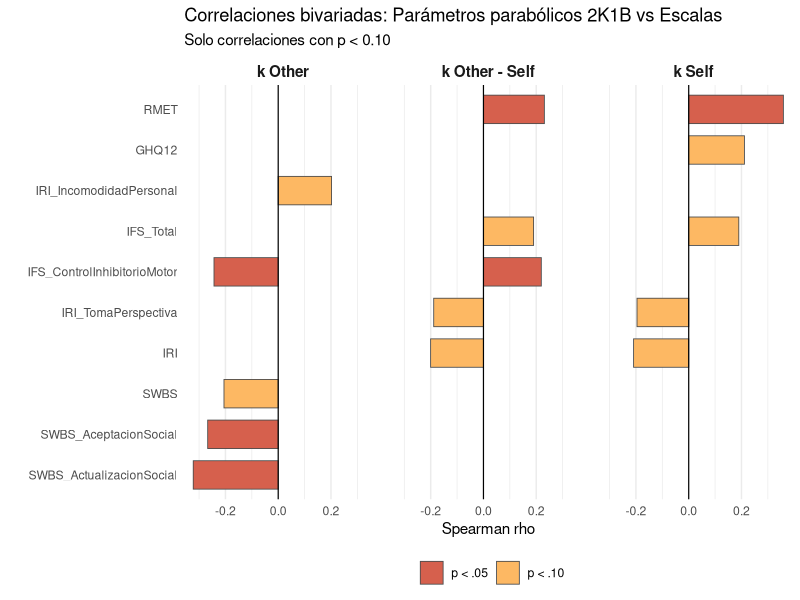
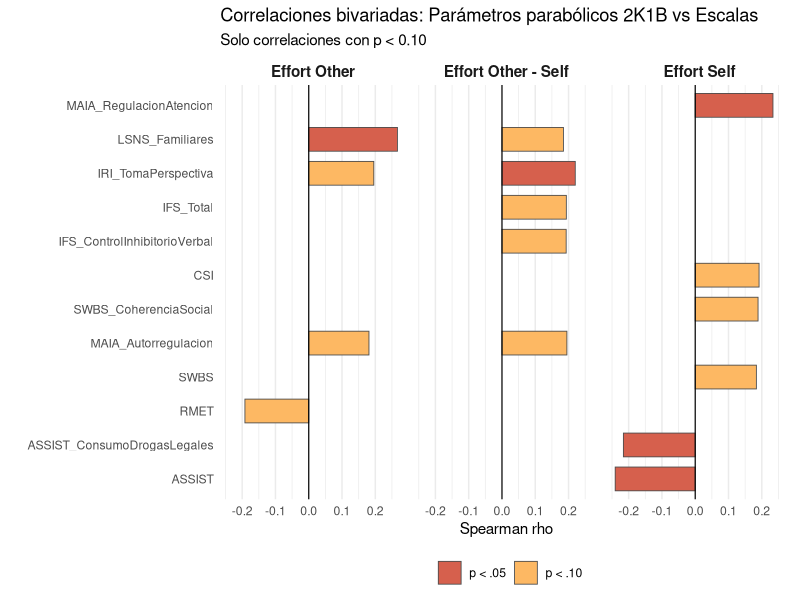

These figures' R source, in order: (Note: this script raises an error after producing the figures.)


## Correlaciones entre parámetros del modelo parabólico 2K1B y escalas psicológicas/clínicas

# Librerías

library(tidyverse)
library(Hmisc)

# Cargar datos
df <- read.csv("dataset_full.csv", stringsAsFactors = FALSE)

# Filtrar por grupo
# df = subset(df, grupo!="0")

# Variables dependientes (modelo parabólico) 
vd_names <- c("p_2k1b_k_self", "p_2k1b_k_other", "p_2k1b_diff_k")
vd_labels <- c(p_2k1b_k_self = "k Self", p_2k1b_k_other = "k Other", p_2k1b_diff_k = "k Other - Self")


# Escalas (totales y subdimensiones)
# Excluidas: 
# AIM_DIRt (categorica), 
# ASSIST_Total_DIRd (duplicado de ASSIST_DIRt)
# PSQQ y subdimensiones
# AIM y subdimensiones
escalas <- c(
  # Totales
  "CSI_DIRt", "GHQ12_DIRt", "IRI_DIRt", "LSNS_DIRt", "MAIA_DIRt",
  "PSQQ_DIRt", "PSS_DIRt", "RMET_DIRt", "SASS_DIRt", "SWBS_DIRt",
  "UCLA_DIRt", "WAST_DIRt", "ASSIST_DIRt",
  # DASS21
  "DASS21_depresion_DIRd", "DASS21_ansiedad_DIRd", "DASS21_estres_DIRd",
  # IFS (total + 8 subdimensiones)
  "IFS_Total_DIRd",
  "IFS_SeriesMotoras_DIRd", "IFS_InstruccionesConflictivas_DIRd",
  "IFS_ControlInhibitorioMotor_DIRd", "IFS_RepeticionDigitosAtras_DIRd",
  "IFS_MesesAtras_DIRd", "IFS_MemoriaTrabajoVisual_DIRd",
  "IFS_Refranes_DIRd", "IFS_ControlInhibitorioVerbal_DIRd",
  # IRI (4 subdimensiones)
  "IRI_TomaPerspectiva_DIRd", "IRI_Fantasia_DIRd",
  "IRI_PreocupacionEmpatica_DIRd", "IRI_IncomodidadPersonal_DIRd",
  # LSNS
  "LSNS_Familiares_DIRd", "LSNS_Amistados_DIRd",
  # MAIA (8 subdimensiones)
  "MAIA_Percibir_DIRd", "MAIA_AusenciaDistraccion_DIRd",
  "MAIA_AusenciaPreocupacion_DIRd", "MAIA_RegulacionAtencion_DIRd",
  "MAIA_ConcienciaEmocional_DIRd", "MAIA_Autorregulacion_DIRd",
  "MAIA_EscuchaCuerpo_DIRd", "MAIA_Confianza_DIRd",
  # SWBS (5 subdimensiones)
  "SWBS_IntegracionSocial_DIRd", "SWBS_AceptacionSocial_DIRd",
  "SWBS_ContribucionSocial_DIRd", "SWBS_ActualizacionSocial_DIRd",
  "SWBS_CoherenciaSocial_DIRd",
  # ASSIST (subdimensiones; el total ya esta como ASSIST_DIRt)
  "ASSIST_ConsumoDrogasLegales_DIRd", "ASSIST_ConsumoDrogasIlegales_DIRd"
)

# Preparar datos
df_analisis <- df %>%
  select(all_of(c(vd_names, escalas))) %>%
  mutate(across(everything(), as.numeric))

cat("N por columna:", nrow(df_analisis) - colSums(is.na(df_analisis)), "\n")


# Correlaciones de Spearman
corr <- rcorr(as.matrix(df_analisis), type = "spearman")

corr_df <- expand.grid(VD = vd_names, Escala = escalas, stringsAsFactors = FALSE) %>%
  rowwise() %>%
  mutate(
    rho = corr$r[VD, Escala],
    p_value = corr$P[VD, Escala],
    sig = case_when(
      p_value < 0.001 ~ "***",
      p_value < 0.01  ~ "**",
      p_value < 0.05  ~ "*",
      p_value < 0.10  ~ ".",
      TRUE ~ ""
    )
  ) %>%
  ungroup()


# Imprimir significativas p < 0.10
cat("\n--- Correlaciones significativas (p < 0.05) ---\n")
corr_df %>% filter(p_value < 0.05) %>% 
  arrange(VD, p_value) %>% 
  print(n = 50)

cat("\n--- Tendencias (p < 0.10) ---\n")
corr_df %>% filter(p_value >= 0.05, p_value < 0.10) %>% 
  arrange(VD, p_value) %>% 
  print(n = 50)


# Gráfico: Barplot de rho por VD (solo significativas y tendencias)
plot_df <- corr_df %>%
  filter(!is.na(p_value), p_value < 0.10) %>%
  mutate(
    Escala_label = gsub("_DIRt|_DIRd", "", Escala),
    VD_label = vd_labels[VD],
    sig_color = case_when(
      p_value < 0.05 ~ "p < .05",
      p_value < 0.10 ~ "p < .10"
    )
  )

if (nrow(plot_df) == 0) {
  cat("\n-> No hay correlaciones con p < 0.10; no se genera grafico.\n")
} else {
  p <- ggplot(plot_df, aes(x = reorder(Escala_label, rho),
                           y = rho, fill = sig_color)) +
    geom_col(width = 0.7, color = "gray30", linewidth = 0.3) +
    geom_hline(yintercept = 0, linewidth = 0.4) +
    coord_flip() +
    facet_wrap(~VD_label, ncol = 3) +
    scale_fill_manual(values = c("p < .05" = "#D6604D",
                                 "p < .10" = "#FDB863")) +
    labs(x = "", y = "Spearman rho", fill = "",
         title = "Correlaciones bivariadas: Parámetros parabólicos 2K1B vs Escalas",
         subtitle = "Solo correlaciones con p < 0.10") +
    theme_minimal(base_size = 11) +
    theme(
      strip.text = element_text(face = "bold", size = 11),
      legend.position = "bottom",
      panel.grid.major.y = element_blank()
    )

  ggsave("correlaciones_bivariadas_barplot.png", p, width = 14, height = 7, dpi = 150)
  cat("\n-> Guardado: correlaciones_bivariadas_barplot.png\n")
}









































## Correlaciones entre slopes de esfuerzo escalas psicológicas/clínicas


# Cargar datos
df_effort <- read.csv("dataset_full.csv", stringsAsFactors = FALSE)

# Filtrar por grupo
# df_effort = subset(df_effort, grupo!="1")

# Variables dependientes (slopes de effort)
vd_names <- c("effort_self", "effort_other", "diff_effort")
vd_labels <- c(effort_self = "Effort Self", effort_other = "Effort Other", diff_effort = "Effort Other - Self")


# Escalas (totales y subdimensiones)
# Excluidas: 
# AIM_DIRt (categorica), 
# ASSIST_Total_DIRd (duplicado de ASSIST_DIRt)
# PSQQ y subdimensiones
# AIM y subdimensiones
escalas <- c(
  # Totales
  "CSI_DIRt", "GHQ12_DIRt", "IRI_DIRt", "LSNS_DIRt", "MAIA_DIRt",
  "PSQQ_DIRt", "PSS_DIRt", "RMET_DIRt", "SASS_DIRt", "SWBS_DIRt",
  "UCLA_DIRt", "WAST_DIRt", "ASSIST_DIRt",
  # DASS21
  "DASS21_depresion_DIRd", "DASS21_ansiedad_DIRd", "DASS21_estres_DIRd",
  # IFS (total + 8 subdimensiones)
  "IFS_Total_DIRd",
  "IFS_SeriesMotoras_DIRd", "IFS_InstruccionesConflictivas_DIRd",
  "IFS_ControlInhibitorioMotor_DIRd", "IFS_RepeticionDigitosAtras_DIRd",
  "IFS_MesesAtras_DIRd", "IFS_MemoriaTrabajoVisual_DIRd",
  "IFS_Refranes_DIRd", "IFS_ControlInhibitorioVerbal_DIRd",
  # IRI (4 subdimensiones)
  "IRI_TomaPerspectiva_DIRd", "IRI_Fantasia_DIRd",
  "IRI_PreocupacionEmpatica_DIRd", "IRI_IncomodidadPersonal_DIRd",
  # LSNS
  "LSNS_Familiares_DIRd", "LSNS_Amistados_DIRd",
  # MAIA (8 subdimensiones)
  "MAIA_Percibir_DIRd", "MAIA_AusenciaDistraccion_DIRd",
  "MAIA_AusenciaPreocupacion_DIRd", "MAIA_RegulacionAtencion_DIRd",
  "MAIA_ConcienciaEmocional_DIRd", "MAIA_Autorregulacion_DIRd",
  "MAIA_EscuchaCuerpo_DIRd", "MAIA_Confianza_DIRd",
  # SWBS (5 subdimensiones)
  "SWBS_IntegracionSocial_DIRd", "SWBS_AceptacionSocial_DIRd",
  "SWBS_ContribucionSocial_DIRd", "SWBS_ActualizacionSocial_DIRd",
  "SWBS_CoherenciaSocial_DIRd",
  # ASSIST (subdimensiones; el total ya esta como ASSIST_DIRt)
  "ASSIST_ConsumoDrogasLegales_DIRd", "ASSIST_ConsumoDrogasIlegales_DIRd"
)

# Preparar datos
df_analisis <- df %>%
  select(all_of(c(vd_names, escalas))) %>%
  mutate(across(everything(), as.numeric))

cat("N por columna:", nrow(df_analisis) - colSums(is.na(df_analisis)), "\n")


# Correlaciones de Spearman
corr <- rcorr(as.matrix(df_analisis), type = "spearman")

corr_df <- expand.grid(VD = vd_names, Escala = escalas, stringsAsFactors = FALSE) %>%
  rowwise() %>%
  mutate(
    rho = corr$r[VD, Escala],
    p_value = corr$P[VD, Escala],
    sig = case_when(
      p_value < 0.001 ~ "***",
      p_value < 0.01  ~ "**",
      p_value < 0.05  ~ "*",
      p_value < 0.10  ~ ".",
      TRUE ~ ""
    )
  ) %>%
  ungroup()


# Imprimir significativas p < 0.10
cat("\n--- Correlaciones significativas (p < 0.05) ---\n")
corr_df %>% filter(p_value < 0.05) %>% 
  arrange(VD, p_value) %>% 
  print(n = 50)

cat("\n--- Tendencias (p < 0.10) ---\n")
corr_df %>% filter(p_value >= 0.05, p_value < 0.10) %>% 
  arrange(VD, p_value) %>% 
  print(n = 50)


# Gráfico: Barplot de rho por VD (solo significativas y tendencias)
plot_df <- corr_df %>%
  filter(!is.na(p_value), p_value < 0.10) %>%
  mutate(
    Escala_label = gsub("_DIRt|_DIRd", "", Escala),
    VD_label = vd_labels[VD],
    sig_color = case_when(
      p_value < 0.05 ~ "p < .05",
      p_value < 0.10 ~ "p < .10"
    )
  )

if (nrow(plot_df) == 0) {
  cat("\n-> No hay correlaciones con p < 0.10; no se genera grafico.\n")
} else {
  p <- ggplot(plot_df, aes(x = reorder(Escala_label, rho),
                           y = rho, fill = sig_color)) +
    geom_col(width = 0.7, color = "gray30", linewidth = 0.3) +
    geom_hline(yintercept = 0, linewidth = 0.4) +
    coord_flip() +
    facet_wrap(~VD_label, ncol = 3) +
    scale_fill_manual(values = c("p < .05" = "#D6604D",
                                 "p < .10" = "#FDB863")) +
    labs(x = "", y = "Spearman rho", fill = "",
         title = "Correlaciones bivariadas: Parámetros parabólicos 2K1B vs Escalas",
         subtitle = "Solo correlaciones con p < 0.10") +
    theme_minimal(base_size = 11) +
    theme(
      strip.text = element_text(face = "bold", size = 11),
      legend.position = "bottom",
      panel.grid.major.y = element_blank()
    )
  
  ggsave("correlaciones_bivariadas_barplot.png", p, width = 14, height = 7, dpi = 150)
  cat("\n-> Guardado: correlaciones_bivariadas_barplot.png\n")
}


































# ---------------------------------------------------------------
# Test de normalidad (Shapiro-Wilk)
# ---------------------------------------------------------------
# Con n = 84 sujetos Shapiro-Wilk es preferible a Kolmogorov-Smirnov:
# es más potente para detectar desvíos de la normalidad con n
# pequeño/medio (n < 2000). KS (Lilliefors) conviene sólo con n muy
# grande o cuando se conocen a priori la media y DE poblacionales.


# Cargar datos
df <- read.csv("dataset_full.csv", stringsAsFactors = FALSE)




# Variables a excluir: identificadores, factores de agrupación y los
# parámetros parabólicos p_2k1b_* (por pedido explícito).
vars_excluir <- c("sub", "grupo",
                  grep("^p_2k1b", names(df), value = TRUE))

vars_test <- df %>%
  select(where(is.numeric)) %>%
  select(-any_of(vars_excluir))

# Aplicar Shapiro-Wilk a cada variable numérica
shapiro_result <- map_dfr(names(vars_test), function(v) {
  x <- vars_test[[v]]
  x <- x[!is.na(x)]
  if (length(x) < 3 || length(unique(x)) < 3) {
    tibble(variable = v, n = length(x),
           W = NA_real_, p_value = NA_real_, normal_p05 = NA)
  } else {
    sw <- shapiro.test(x)
    tibble(variable   = v,
           n          = length(x),
           W          = unname(sw$statistic),
           p_value    = sw$p.value,
           normal_p05 = sw$p.value > 0.05)
  }
}) %>%
  arrange(p_value)

# Resumen en consola (los más alejados de la normalidad primero)
print(shapiro_result, n = Inf)

# Cantidad que cumple / no cumple normalidad a alpha = 0.05
cat("\nVariables normales (p > 0.05):",
    sum(shapiro_result$normal_p05, na.rm = TRUE), "/",
    sum(!is.na(shapiro_result$normal_p05)), "\n")

# Guardar tabla
write.csv(shapiro_result,
          "Datos/shapiro_normalidad.csv",
          row.names = FALSE)




# ---------------------------------------------------------------
# Visualización de las distribuciones
# ---------------------------------------------------------------
# Se generan histogramas (con curva normal teórica) y Q-Q plots
# facetados. Slopes y encuestas van por separado para que los
# slopes queden legibles (son el resultado principal del GLMM).

df_long <- df %>%
  select(where(is.numeric)) %>%
  select(-any_of(vars_excluir)) %>%
  pivot_longer(everything(), names_to = "variable", values_to = "valor") %>%
  drop_na(valor)

vars_slopes <- c("reward_self", "effort_self", "reward_other", "effort_other",
                 "diff_effort", "diff_reward")

df_slopes <- df_long %>% filter(variable %in% vars_slopes)
df_enc    <- df_long %>% filter(!(variable %in% vars_slopes))


plot_hist <- function(d, titulo) {
  params <- d %>%
    group_by(variable) %>%
    summarise(mu = mean(valor), sd = sd(valor), .groups = "drop") %>%
    filter(is.finite(mu), is.finite(sd), sd > 0)
  
  curva_normal <- params %>%
    purrr::pmap_dfr(function(variable, mu, sd) {
      x <- seq(mu - 4*sd, mu + 4*sd, length.out = 200)
      tibble(variable = variable, x = x, y = dnorm(x, mu, sd))
    })
  
  ggplot(d, aes(x = valor)) +
    geom_histogram(aes(y = after_stat(density)),
                   bins = 20, fill = "steelblue",
                   color = "white", alpha = 0.75) +
    geom_line(data = curva_normal, aes(x = x, y = y),
              color = "firebrick", linewidth = 0.6) +
    facet_wrap(~ variable, scales = "free", ncol = 4) +
    labs(title = titulo, x = NULL, y = "Densidad") +
    theme_minimal(base_size = 9) +
    theme(strip.text = element_text(size = 7))
}

plot_qq <- function(d, titulo) {
  ggplot(d, aes(sample = valor)) +
    stat_qq(alpha = 0.55, size = 0.8) +
    stat_qq_line(color = "firebrick", linewidth = 0.5) +
    facet_wrap(~ variable, scales = "free", ncol = 4) +
    labs(title = titulo,
         x = "Cuantiles teóricos (Normal)",
         y = "Cuantiles muestrales") +
    theme_minimal(base_size = 9) +
    theme(strip.text = element_text(size = 7))
}

# Slopes (6 paneles)
ggsave("histogramas_slopes.png",
       plot_hist(df_slopes, "Distribuciones - Slopes GLMM (curva = Normal teórica)"),
       width = 10, height = 6, dpi = 150)

ggsave("qqplots_slopes.png",
       plot_qq(df_slopes, "Q-Q plots - Slopes GLMM"),
       width = 10, height = 6, dpi = 150)

# Encuestas (altura adaptativa al nº de variables)
n_enc <- length(unique(df_enc$variable))
alto  <- max(6, ceiling(n_enc / 4) * 1.8)

ggsave("histogramas_encuestas.png",
       plot_hist(df_enc, "Distribuciones - Encuestas (curva = Normal teórica)"),
       width = 14, height = alto, dpi = 150, limitsize = FALSE)

ggsave("qqplots_encuestas.png",
       plot_qq(df_enc, "Q-Q plots - Encuestas"),
       width = 14, height = alto, dpi = 150, limitsize = FALSE)
